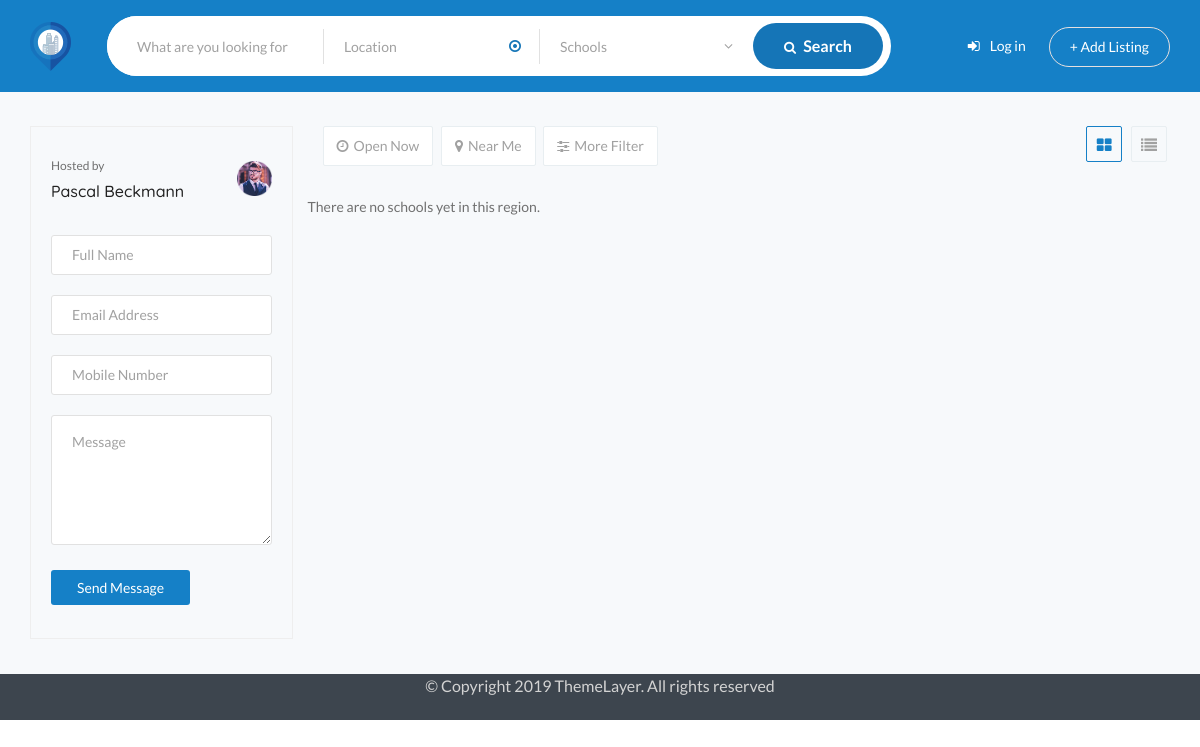
Page /schools/ on the earlier database version.
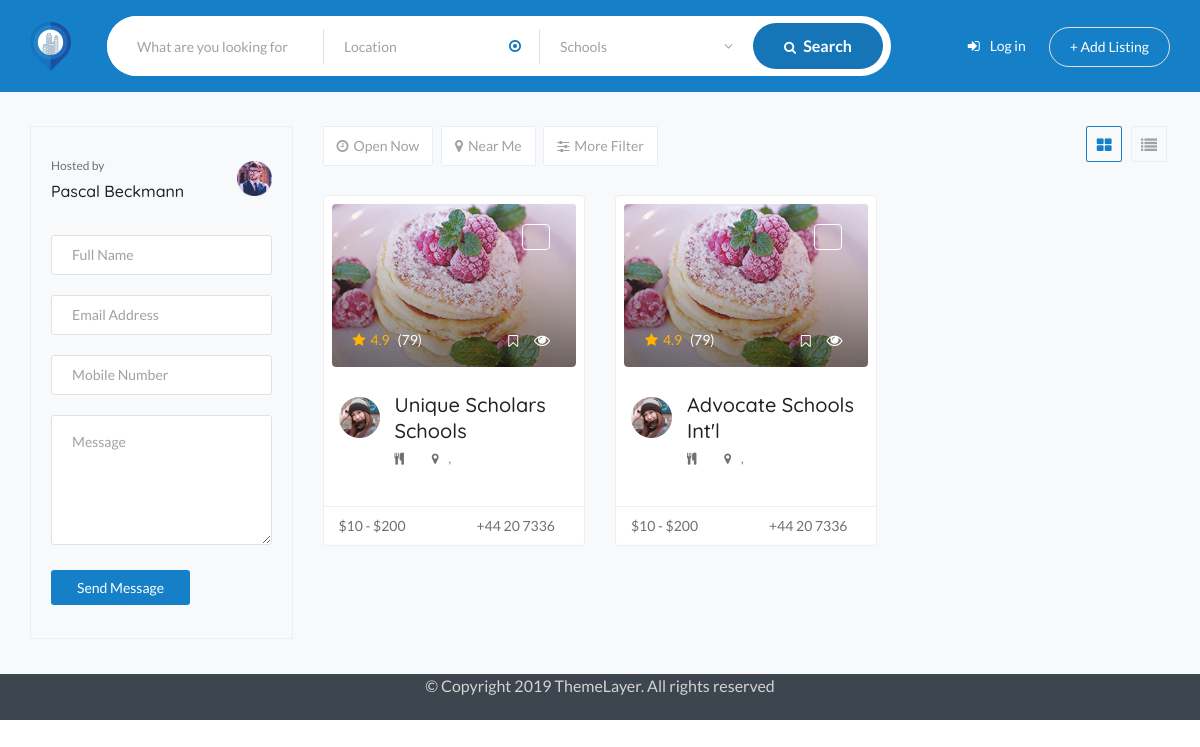
Same page on the later database version.
### school/models.py (models this page shows)
class School(models.Model):
    email = models.EmailField(max_length=128)
    name = models.CharField(max_length=128)
    phone = models.CharField(max_length=15)
    slug = models.SlugField(max_length=128)
    created = models.DateTimeField(auto_now_add=True)
    updated = models.DateTimeField(auto_now=True)
    user = models.ForeignKey(SchoolsConnBaseUser, on_delete=models.CASCADE)
    def get_absolute_url(self):
        return reverse('school-detail', args=[str(self.slug)]) # school-detail is a view
    def __str__(self):
        return f'{self.name}'

### school/views.py (the view)
# urls.py: path('schools/', views.SchoolListView.as_view(), name='schools-list'),
class SchoolListView(generic.ListView):
    model = School
    paginate_by = 30

### school/templates/school/school_list.html (shortened to what the changed rows need)
{% extends "base_generic.html" %}
{% block navigation %}
{% load static %}
{% endblock %}
{% block content %}
{% load static %}
    <div class="lc-search-map-section">
        <div class="lc-search-map-content">
            <div class="lc-search-map-content-details">
                <div class="row">
                    <div class="col-lg-9">
                        <div class="row mt-1">
                            {% if school_list %}
                                {% for school in school_list %}
                                    <div class="col-12 col-lg-4 col-md-4 wow animated fadeIn" data-wow-duration="0.1s" data-wow-delay="0.1s">
                                        <div class="lc-listing-single" data-postid="14" data-lat="-37.8210922667" data-lng="175.2209316333" data-maptype="gm"  data-marker="images/marker/resturent.png">
                                            <div class="entry-thumb">
                                                <img class="img-thumbnail" src="{% static 'images/features/07.png' %}"  alt="img">
                                                <span class="btn-close">{{ school.lga }}</span>
                                                <div class="entry-thumb-content">
                                                    <span class="rating">
                                                        <i class="fa fa-star"></i>4.9
                                                        <span class="count">(79)</span>
                                                    </span>
                                                    <span class="float-right">
                                                        <i class="fa fa-bookmark-o"></i>
                                                        <a class="btn btn-primary" data-toggle="modal" data-target=".lc-listing-modal">
                                                            <span><i class="fa fa-eye"></i></span>
                                                        </a>
                                                    </span>
                                                </div>
                                            </div>
                                            <div class="entry-content">
                                                <div class="media">
                                                    <img src="{% static 'images/author/02.png' %}" alt="img">
                                                    <div class="media-body">
                                                        <h4><a class="title" href="{{ school.get_absolute_url }}">{{ school }}</a></h4>
                                                        <span><i class="fa fa-cutlery"></i><a href="#">{{ school.motto }}</a></span>
                                                        <span><i class="fa fa-map-marker"></i><a href="#">{{ school.state }}, {{ school.country }}</a></span>
                                                    </div>
                                                </div>
                                                <p>{{ school.description|truncatechars:140 }}</p>
                                            </div>
                                            <div class="entry-footer">
                                                <span>$10 - $200</span>
                                                <span class="right">+44 20 7336</span>
                                            </div>
                                        </div>
                                    </div>
                                {% endfor %}
                            {% else %}
                                <p>There are no schools yet in this region.</p>
                            {% endif %}
                        </div>
                    </div>
                </div>
            </div>
        </div>
    </div>
{% endblock %}

Differences in the rows shown:
added School: name "Unique Scholars Schools"
added School: name "Advocate Schools Int'l"
Other differences:
text no longer shown: "There are no schools yet in this region."
